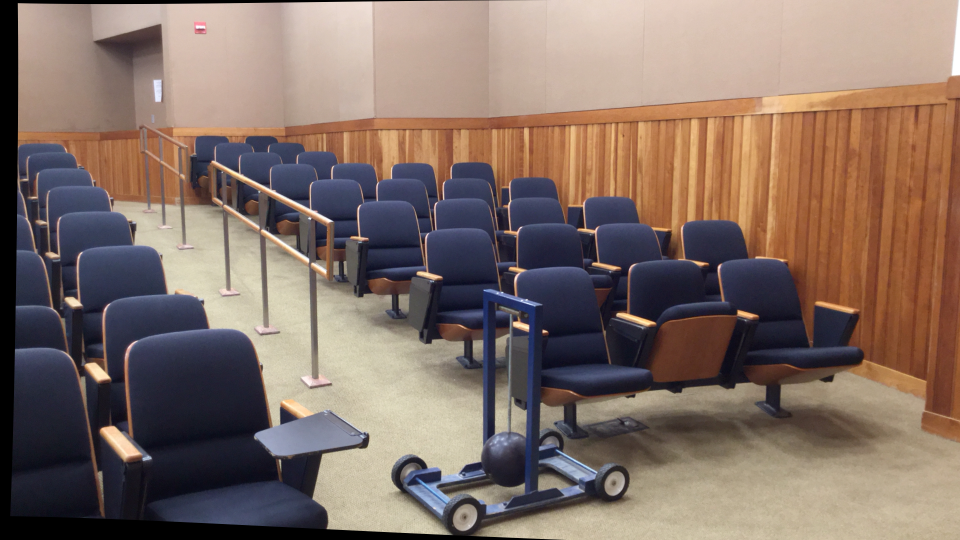
//> input picture pics/img0.png, 1920 x 1080 px (shown at 1/2 size)
$ ./stereoDense pics/img0.png pics/img0.png   (built with g++ and OpenCV 4)
//> lines starting //> are read from the running program, lines starting //| are printed output that depends on the picture; after the words box and inside, x2 and y2 are one past the last pixel; in counts of white or black regions, pixels touching at a corner belong together
### include/utils.hpp
/*
 * @Author: Jimazeyu
 * @Date: 2022-06-08 09:14:23
 * @LastEditors: Jimazeyu
 * @LastEditTime: 2022-06-08 10:08:24
 * @FilePath: /Stereo_Bighomework/include/utils.hpp
 * @Description: 一些其他函数,包括双目图像显示、绘制特征点匹配关系、3D点云构建等等
 * @Version: 1.0
 */
#ifndef _UTILS_HPP_
#define _UTILS_HPP_

#include <unistd.h>
#include <pangolin/pangolin.h>
#include <Eigen/Core>
#include <iostream>
using namespace std;

/**
 * @description: 绘制特征点匹配结果
 * @return {*}
 * @author: Jimazeyu
 */
// [26 lines left out: function draw_matches, not called in this run]

/**
 * @description: 显示左右两幅图像
 * @param {Mat} &left
 * @param {Mat} &right
 * @return {*}
 * @author: Jimazeyu
 */
void show_two_eyes(cv::Mat &left, cv::Mat &right)
{
    // 显示左右相机图像
    cv::Mat img_stitch;
    cv::hconcat(left, right, img_stitch);
    cv::resize(img_stitch, img_stitch, cv::Size(img_stitch.cols / 2, img_stitch.rows / 2));
    cv::imshow("Two cameras", img_stitch);
    while (true)
    {
        if (cv::waitKey(10) == 27)
        {
            cv::destroyAllWindows();
            break;
        }
    }
}

/**
 * @description: 绘制3D点云
 * @param {vector<Eigen::Vector4d, Eigen::aligned_allocator<Eigen::Vector4d>>} &pointcloud
 * @return {*}
 * @author: Jimazeyu
 */
void showPointCloud(const std::vector<Eigen::Vector4d, Eigen::aligned_allocator<Eigen::Vector4d>> &pointcloud)
{

    if (pointcloud.empty())
    {
        std::cerr << "Point cloud is empty!" << std::endl;
        return;
    }
    // 创建窗口
    pangolin::CreateWindowAndBind("Point Cloud Viewer", 1024, 768);
    glEnable(GL_DEPTH_TEST);                           // 3d必开，只现实镜头视角的像素
    glEnable(GL_BLEND);                                //颜色混合，透过蓝玻璃看黄玻璃变绿
    glBlendFunc(GL_SRC_ALPHA, GL_ONE_MINUS_SRC_ALPHA); //设置上一行的混合方式

    pangolin::OpenGlRenderState s_cam(
        pangolin::ProjectionMatrix(1024, 768, 500, 500, 512, 389, 0.1, 1000),
        pangolin::ModelViewLookAt(0, -0.1, -1.8, 0, 0, 0, 0.0, -1.0, 0.0));
    /*
    进行显示设置。SetBounds函数前四个参数依次表示视图在视窗中的范围（下、上、左、右），最后一个参数是显示的长宽比。
    （0.0, 1.0, 0.0, 1.0）第一个参数0.0表示显示的拍摄窗口的下边在整个GUI中最下面，第二个参数1.0表示上边在GUI的最上面，以此类推。如果在中间就用0.5表示。
    */
    pangolin::View &d_cam = pangolin::CreateDisplay()
                                .SetBounds(0.0, 1.0, pangolin::Attach::Pix(175), 1.0, -1024.0f / 768.0f)
                                .SetHandler(new pangolin::Handler3D(s_cam)); //创建相机视图句柄

    while (pangolin::ShouldQuit() == false)
    {
        glClear(GL_COLOR_BUFFER_BIT | GL_DEPTH_BUFFER_BIT); //清空颜色和深度缓存。这样每次都会刷新显示，不至于前后帧的颜信息相互干扰。
        d_cam.Activate(s_cam);                              //激活显示并设置状态矩阵
        glClearColor(1.0f, 1.0f, 1.0f, 1.0f);               //前三个分别代表红、绿、蓝所占的分量，范围从0.0f~1.0f,最后一个参数是透明度Alpha值,范围也是0.0f~1.0f
        glPointSize(2);                                     //设置点的大小
        glBegin(GL_POINTS);                                 //开始绘制点云
        for (auto &p : pointcloud)
        {
            glColor3f(p[3], p[3], p[3]);
            glVertex3d(p[0], p[1], p[2]);
        }
        glEnd(); //结束绘制点云
        pangolin::FinishFrame();
        usleep(5000); //一帧5ms
    }
    return;
}

#endif

### stereoDense.cpp
/*
 * @Author: Jimazeyu
 * @Date: 2022-06-02 03:35:51
 * @LastEditors: Jimazeyu
 * @LastEditTime: 2022-06-08 10:08:07
 * @FilePath: /Stereo_Bighomework/stereoDense.cpp
 * @Description: 稠密建图
 * @Version: 1.0
 */
#include <opencv2/opencv.hpp>
#include <Eigen/Core>
#include <iostream>
#include "include/utils.hpp"
using namespace std;
using namespace Eigen;
// 相机内参
double fx = 1758.23, fy = 1758.23, cx = 953.34, cy = 953.34;
// 相机基线
double b = 0.11153;

int main(int argc, char **argv)
{
    // 读取图片
    string left_file, right_file;
    left_file = argv[1];
    right_file = argv[2];
    cv::Mat left = cv::imread(left_file, 0);
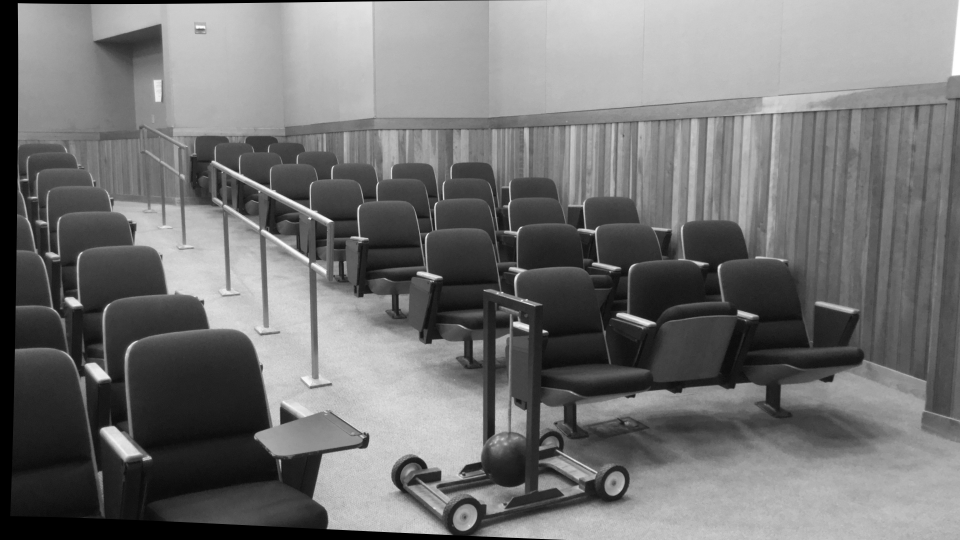
//> left: 1080 rows x 1920 cols, CV_8UC1 (shown at 1/2 size); min 0, max 255, mean 115.1
    cv::Mat right = cv::imread(right_file, 0);
    // 判断是否读取成功
    if (left.empty() || right.empty())
    {
        cout << "Could not open or find the image!\n"
             << endl;
        return -1;
    }
    // 显示图片
    show_two_eyes(left, right);
//> in show_two_eyes, `cv::hconcat(left, right, img_stitch);`:
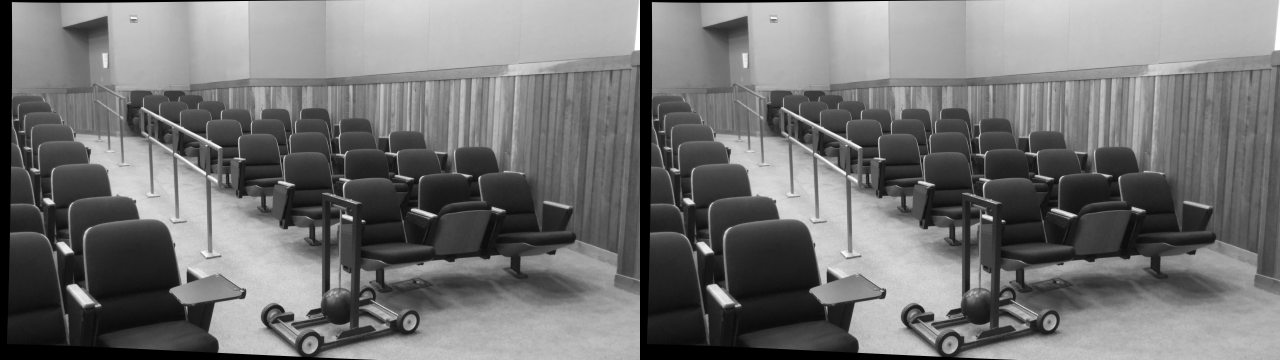
//> img_stitch: 1080 rows x 3840 cols, CV_8UC1 (shown at 1/3 size); min 0, max 255, mean 115.1
//> the Esc key is pressed
    // SBGM稠密建图
    cv::Mat img_left = cv::imread(left_file, 0);
    cv::Mat img_right = cv::imread(right_file, 0);
    // 判断是否读取成功
    if (img_left.empty() || img_right.empty())
    {
        cout << "Could not open or find the image!\n"
             << endl;
        return -1;
    }

    // 初始化SBGM参数
    cv::Ptr<cv::StereoSGBM> sgbm = cv::StereoSGBM::create(0, 16, 3);
    sgbm->setPreFilterCap(63);
    sgbm->setBlockSize(5);
    sgbm->setP1(8 * 3 * 3);
    sgbm->setP2(32 * 3 * 3);
    sgbm->setMinDisparity(0);
    sgbm->setNumDisparities(160);
    sgbm->setUniquenessRatio(10);
    sgbm->setSpeckleWindowSize(100);
    sgbm->setSpeckleRange(32);
    sgbm->setDisp12MaxDiff(1);
    sgbm->setMode(cv::StereoSGBM::MODE_SGBM);
    // 计算拼接图像
    cv::Mat disp_sgbm, disp;
    sgbm->compute(img_left, img_right, disp_sgbm);
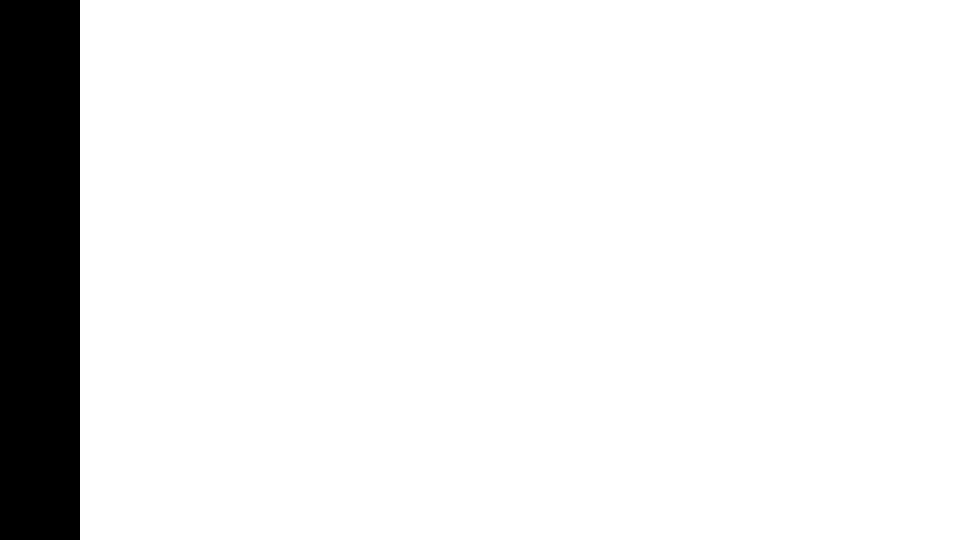
//> disp_sgbm: 1080 rows x 1920 cols, CV_16SC1 (shown at 1/2 size); values -16 (black) and 0 (white), 91.7% white; 1 black region, box (x1, y1, x2, y2) and area: (0, 0, 160, 1080) 172800
    // 将深度图转换为8位图像
    disp_sgbm.convertTo(disp, CV_32F, 1.0 / 16.0f);
    // 显示
    cv::imshow("disp", disp / 96);
    while (true)
    {
        if (cv::waitKey(10) == 27)
//> the Esc key is pressed
        {
            cv::destroyAllWindows();
            break;
        }
    }

    // 点云数组
    vector<Vector4d, Eigen::aligned_allocator<Vector4d>> pointcloud;
    // 便利像素点，利用disparity和相机内参计算点深度信息，将点存入数组中
    for (int v = 0; v < left.rows; v++)
        for (int u = 0; u < left.cols; u++)
        {
            if (disp.at<float>(v, u) <= 0.0 || disp.at<float>(v, u) >= 96.0)
                continue;
            Vector4d point(0, 0, 0, left.at<uchar>(v, u) / 255.0); // 前三维为xyz,第四维为颜色
            // 根据双目模型计算 point 的位置
            double x = (u - cx) / fx;
            double y = (v - cy) / fy;
            double depth = fx * b / (disp.at<float>(v, u));
            point[0] = x * depth;
            point[1] = y * depth;
            point[2] = depth;
            pointcloud.push_back(point);
        }
//> after the loop, pointcloud = 0 items
    // 画出点云
    showPointCloud(pointcloud);
    return 0;
}
